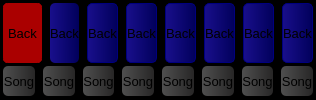
       <widget class="QWidget" name="widget_4" native="true">
        <property name="sizePolicy">
         <sizepolicy hsizetype="Preferred" vsizetype="Preferred">
          <horstretch>0</horstretch>
          <verstretch>70</verstretch>
         </sizepolicy>
        </property>
        <property name="maximumSize">
         <size>
          <width>16777215</width>
          <height>16777215</height>
         </size>
        </property>
        <property name="styleSheet">
         <string notr="true">background-color: rgb(0, 0, 0);</string>
        </property>
        <layout class="QVBoxLayout" name="verticalLayout_3" stretch="2,1">
         <property name="spacing">
          <number>3</number>
         </property>
         <property name="leftMargin">
          <number>3</number>
         </property>
         <property name="topMargin">
          <number>3</number>
         </property>
         <property name="rightMargin">
          <number>3</number>
         </property>
         <property name="bottomMargin">
          <number>3</number>
         </property>
         <item>
          <layout class="QHBoxLayout" name="horizontalLayout_4">
           <property name="spacing">
            <number>8</number>
           </property>
           <item>
            <widget class="QPushButton" name="pushButton_15">
             <property name="sizePolicy">
              <sizepolicy hsizetype="Preferred" vsizetype="Preferred">
               <horstretch>0</horstretch>
               <verstretch>0</verstretch>
              </sizepolicy>
             </property>
             <property name="minimumSize">
              <size>
               <width>0</width>
               <height>40</height>
              </size>
             </property>
             <property name="maximumSize">
              <size>
               <width>80</width>
               <height>60</height>
              </size>
             </property>
             <property name="font">
              <font>
               <pointsize>10</pointsize>
              </font>
             </property>
             <property name="styleSheet">
              <string notr="true">QPushButton{background-color: rgb(170, 0, 0);border-style: solid;border-color: rgb(170, 0, 0);border-width: 5px;border-radius: 5px;} </string>
             </property>
             <property name="text">
              <string>Back</string>
             </property>
            </widget>
           </item>
           <item>
            <widget class="QPushButton" name="pushButton_16">
             <property name="minimumSize">
              <size>
               <width>0</width>
               <height>35</height>
              </size>
             </property>
             <property name="maximumSize">
              <size>
               <width>80</width>
               <height>60</height>
              </size>
             </property>
             <property name="font">
              <font>
               <pointsize>10</pointsize>
              </font>
             </property>
             <property name="styleSheet">
              <string notr="true">QPushButton{background-color:qlineargradient(spread:pad, x1:0, y1:0.573, x2:1, y2:0.545, stop:0 rgba(25, 15, 140, 255), stop:1 rgba(1, 0, 91, 255));border-style: solid;border-color: rgb(0, 0, 127);border-width: 0px;border-radius: 5px;}
</string>
             </property>
             <property name="text">
              <string>Back</string>
             </property>
            </widget>
           </item>
           <item>
            <widget class="QPushButton" name="pushButton_17">
             <property name="minimumSize">
              <size>
               <width>0</width>
               <height>27</height>
              </size>
             </property>
             <property name="maximumSize">
              <size>
               <width>80</width>
               <height>60</height>
              </size>
             </property>
             <property name="font">
              <font>
               <pointsize>10</pointsize>
              </font>
             </property>
             <property name="styleSheet">
              <string notr="true">QPushButton{background-color:qlineargradient(spread:pad, x1:0, y1:0.573, x2:1, y2:0.545, stop:0 rgba(25, 15, 140, 255), stop:1 rgba(1, 0, 91, 255));border-style: solid;border-color: rgb(0, 0, 127);border-width: 1px;border-radius: 5px;}
</string>
             </property>
             <property name="text">
              <string>Back</string>
             </property>
            </widget>
           </item>
           <item>
            <widget class="QPushButton" name="pushButton_18">
             <property name="minimumSize">
              <size>
               <width>0</width>
               <height>27</height>
              </size>
             </property>
             <property name="maximumSize">
              <size>
               <width>80</width>
               <height>60</height>
              </size>
             </property>
             <property name="font">
              <font>
               <pointsize>10</pointsize>
              </font>
             </property>
             <property name="styleSheet">
              <string notr="true">QPushButton{background-color:qlineargradient(spread:pad, x1:0, y1:0.573, x2:1, y2:0.545, stop:0 rgba(25, 15, 140, 255), stop:1 rgba(1, 0, 91, 255));border-style: solid;border-color: rgb(0, 0, 127);border-width: 1px;border-radius: 5px;}
</string>
             </property>
             <property name="text">
              <string>Back</string>
             </property>
            </widget>
           </item>
           <item>
            <widget class="QPushButton" name="pushButton_19">
             <property name="minimumSize">
              <size>
               <width>0</width>
               <height>30</height>
              </size>
             </property>
             <property name="maximumSize">
              <size>
               <width>80</width>
               <height>60</height>
              </size>
             </property>
             <property name="font">
              <font>
               <pointsize>10</pointsize>
              </font>
             </property>
             <property name="styleSheet">
              <string notr="true">QPushButton{background-color:qlineargradient(spread:pad, x1:0, y1:0.573, x2:1, y2:0.545, stop:0 rgba(25, 15, 140, 255), stop:1 rgba(1, 0, 91, 255));border-style: solid;border-color: rgb(0, 0, 127);border-width: 1px;border-radius: 5px;}
</string>
             </property>
             <property name="text">
              <string>Back</string>
             </property>
            </widget>
           </item>
           <item>
            <widget class="QPushButton" name="pushButton_20">
             <property name="minimumSize">
              <size>
               <width>0</width>
               <height>27</height>
              </size>
             </property>
             <property name="maximumSize">
              <size>
               <width>80</width>
               <height>60</height>
              </size>
             </property>
             <property name="font">
              <font>
               <pointsize>10</pointsize>
              </font>
             </property>
             <property name="styleSheet">
              <string notr="true">QPushButton{background-color:qlineargradient(spread:pad, x1:0, y1:0.573, x2:1, y2:0.545, stop:0 rgba(25, 15, 140, 255), stop:1 rgba(1, 0, 91, 255));border-style: solid;border-color: rgb(0, 0, 127);border-width: 1px;border-radius: 5px;}
</string>
             </property>
             <property name="text">
              <string>Back</string>
             </property>
            </widget>
           </item>
           <item>
            <widget class="QPushButton" name="pushButton_21">
             <property name="minimumSize">
              <size>
               <width>0</width>
               <height>27</height>
              </size>
             </property>
             <property name="maximumSize">
              <size>
               <width>80</width>
               <height>60</height>
              </size>
             </property>
             <property name="font">
              <font>
               <pointsize>10</pointsize>
              </font>
             </property>
             <property name="styleSheet">
              <string notr="true">QPushButton{background-color:qlineargradient(spread:pad, x1:0, y1:0.573, x2:1, y2:0.545, stop:0 rgba(25, 15, 140, 255), stop:1 rgba(1, 0, 91, 255));border-style: solid;border-color: rgb(0, 0, 127);border-width: 1px;border-radius: 5px;}
</string>
             </property>
             <property name="text">
              <string>Back</string>
             </property>
            </widget>
           </item>
           <item>
            <widget class="QPushButton" name="pushButton_22">
             <property name="minimumSize">
              <size>
               <width>0</width>
               <height>27</height>
              </size>
             </property>
             <property name="maximumSize">
              <size>
               <width>80</width>
               <height>60</height>
              </size>
             </property>
             <property name="font">
              <font>
               <pointsize>10</pointsize>
              </font>
             </property>
             <property name="styleSheet">
              <string notr="true">QPushButton{background-color:qlineargradient(spread:pad, x1:0, y1:0.573, x2:1, y2:0.545, stop:0 rgba(25, 15, 140, 255), stop:1 rgba(1, 0, 91, 255));border-style: solid;border-color: rgb(0, 0, 127);border-width: 1px;border-radius: 5px;}
</string>
             </property>
             <property name="text">
              <string>Back</string>
             </property>
            </widget>
           </item>
          </layout>
         </item>
         <item>
          <layout class="QHBoxLayout" name="horizontalLayout_5">
           <property name="spacing">
            <number>8</number>
           </property>
           <item>
            <widget class="QPushButton" name="pBLU01">
             <property name="sizePolicy">
              <sizepolicy hsizetype="Minimum" vsizetype="Preferred">
               <horstretch>0</horstretch>
               <verstretch>0</verstretch>
              </sizepolicy>
             </property>
             <property name="minimumSize">
              <size>
               <width>0</width>
               <height>20</height>
              </size>
             </property>
             <property name="maximumSize">
              <size>
               <width>80</width>
               <height>30</height>
              </size>
             </property>
             <property name="font">
              <font>
               <pointsize>10</pointsize>
              </font>
             </property>
             <property name="styleSheet">
              <string notr="true">QPushButton{background-color: qlineargradient(spread:pad, x1:0, y1:0.568, x2:1, y2:0.574, stop:0 rgba(79, 79, 79, 255), stop:1 rgba(39, 38, 38, 255));border-style: solid;border-color: rgba(0, 0, 0, 255);border-width: 0px;border-radius: 5px;} </string>
             </property>
             <property name="text">
              <string>Song</string>
             </property>
            </widget>
           </item>
           <item>
            <widget class="QPushButton" name="pBLU02">
             <property name="minimumSize">
              <size>
               <width>0</width>
               <height>20</height>
              </size>
             </property>
             <property name="maximumSize">
              <size>
               <width>80</width>
               <height>30</height>
              </size>
             </property>
             <property name="font">
              <font>
               <pointsize>10</pointsize>
              </font>
             </property>
             <property name="styleSheet">
              <string notr="true">QPushButton{background-color: qlineargradient(spread:pad, x1:0, y1:0.568, x2:1, y2:0.574, stop:0 rgba(79, 79, 79, 255), stop:1 rgba(39, 38, 38, 255));border-style: solid;border-color: rgba(0, 0, 0, 255);border-width: 0px;border-radius: 5px;} </string>
             </property>
             <property name="text">
              <string>Song</string>
             </property>
            </widget>
           </item>
           <item>
            <widget class="QPushButton" name="pBLU03">
             <property name="minimumSize">
              <size>
               <width>0</width>
               <height>20</height>
              </size>
             </property>
             <property name="maximumSize">
              <size>
               <width>80</width>
               <height>30</height>
              </size>
             </property>
             <property name="font">
              <font>
               <pointsize>10</pointsize>
              </font>
             </property>
             <property name="styleSheet">
              <string notr="true">QPushButton{background-color: qlineargradient(spread:pad, x1:0, y1:0.568, x2:1, y2:0.574, stop:0 rgba(79, 79, 79, 255), stop:1 rgba(39, 38, 38, 255));border-style: solid;border-color: rgba(0, 0, 0, 255);border-width: 0px;border-radius: 5px;} </string>
             </property>
             <property name="text">
              <string>Song</string>
             </property>
            </widget>
           </item>
           <item>
            <widget class="QPushButton" name="pBLU04">
             <property name="minimumSize">
              <size>
               <width>0</width>
               <height>20</height>
              </size>
             </property>
             <property name="maximumSize">
              <size>
               <width>80</width>
               <height>30</height>
              </size>
             </property>
             <property name="font">
              <font>
               <pointsize>10</pointsize>
              </font>
             </property>
             <property name="styleSheet">
              <string notr="true">QPushButton{background-color: qlineargradient(spread:pad, x1:0, y1:0.568, x2:1, y2:0.574, stop:0 rgba(79, 79, 79, 255), stop:1 rgba(39, 38, 38, 255));border-style: solid;border-color: rgba(0, 0, 0, 255);border-width: 0px;border-radius: 5px;} </string>
             </property>
             <property name="text">
              <string>Song</string>
             </property>
            </widget>
           </item>
           <item>
            <widget class="QPushButton" name="pBLU05">
             <property name="minimumSize">
              <size>
               <width>0</width>
               <height>20</height>
              </size>
             </property>
             <property name="maximumSize">
              <size>
               <width>80</width>
               <height>30</height>
              </size>
             </property>
             <property name="font">
              <font>
               <pointsize>10</pointsize>
              </font>
             </property>
             <property name="styleSheet">
              <string notr="true">QPushButton{background-color: qlineargradient(spread:pad, x1:0, y1:0.568, x2:1, y2:0.574, stop:0 rgba(79, 79, 79, 255), stop:1 rgba(39, 38, 38, 255));border-style: solid;border-color: rgba(0, 0, 0, 255);border-width: 0px;border-radius: 5px;} </string>
             </property>
             <property name="text">
              <string>Song</string>
             </property>
            </widget>
           </item>
           <item>
            <widget class="QPushButton" name="pBLU06">
             <property name="minimumSize">
              <size>
               <width>0</width>
               <height>20</height>
              </size>
             </property>
             <property name="maximumSize">
              <size>
               <width>80</width>
               <height>30</height>
              </size>
             </property>
             <property name="font">
              <font>
               <pointsize>10</pointsize>
              </font>
             </property>
             <property name="styleSheet">
              <string notr="true">QPushButton{background-color: qlineargradient(spread:pad, x1:0, y1:0.568, x2:1, y2:0.574, stop:0 rgba(79, 79, 79, 255), stop:1 rgba(39, 38, 38, 255));border-style: solid;border-color: rgba(0, 0, 0, 255);border-width: 0px;border-radius: 5px;} </string>
             </property>
             <property name="text">
              <string>Song</string>
             </property>
            </widget>
           </item>
           <item>
            <widget class="QPushButton" name="pBLU07">
             <property name="minimumSize">
              <size>
               <width>0</width>
               <height>20</height>
              </size>
             </property>
             <property name="maximumSize">
              <size>
               <width>80</width>
               <height>30</height>
              </size>
             </property>
             <property name="font">
              <font>
               <pointsize>10</pointsize>
              </font>
             </property>
             <property name="styleSheet">
              <string notr="true">QPushButton{background-color: qlineargradient(spread:pad, x1:0, y1:0.568, x2:1, y2:0.574, stop:0 rgba(79, 79, 79, 255), stop:1 rgba(39, 38, 38, 255));border-style: solid;border-color: rgba(0, 0, 0, 255);border-width: 0px;border-radius: 5px;} </string>
             </property>
             <property name="text">
              <string>Song</string>
             </property>
            </widget>
           </item>
           <item>
            <widget class="QPushButton" name="pBLU07_2">
             <property name="minimumSize">
              <size>
               <width>0</width>
               <height>20</height>
              </size>
             </property>
             <property name="maximumSize">
              <size>
               <width>80</width>
               <height>30</height>
              </size>
             </property>
             <property name="font">
              <font>
               <pointsize>10</pointsize>
              </font>
             </property>
             <property name="styleSheet">
              <string notr="true">QPushButton{background-color: qlineargradient(spread:pad, x1:0, y1:0.568, x2:1, y2:0.574, stop:0 rgba(79, 79, 79, 255), stop:1 rgba(39, 38, 38, 255));border-style: solid;border-color: rgba(0, 0, 0, 255);border-width: 0px;border-radius: 5px;} </string>
             </property>
             <property name="text">
              <string>Song</string>
             </property>
            </widget>
           </item>
          </layout>
         </item>
        </layout>
       </widget>
